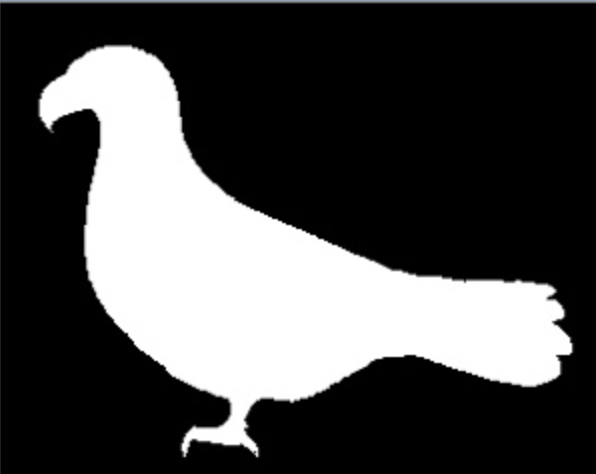
#> input picture paloma.png, 596 x 474 px
$ python esqueleto.py
#> lines starting #> are read from the running program, lines starting #| are printed output that depends on the picture; after the words box and inside, x2 and y2 are one past the last pixel; in counts of white or black regions, pixels touching at a corner belong together

import cv2
import numpy as np

#Leemos imagen a escala de grises
img = cv2.imread('paloma.png',0)
#> img: shape (474, 596); min 0, max 255, mean 74

# Threshold the image
ret,img = cv2.threshold(img, 127, 255, 0)
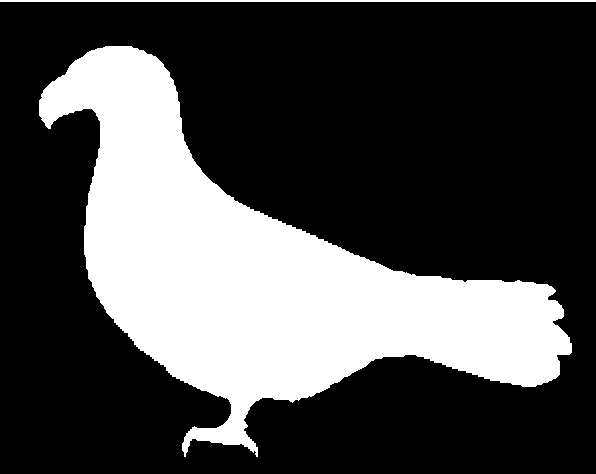
#> img: shape (474, 596); 29.1% white; 2 white regions, box (x1, y1, x2, y2) and area: (39, 46, 572, 457) 80995, (0, 0, 596, 2) 1192

# Paso 1: Crea un esqueleto vacío
size = np.size(img)
#> size = 282504
skel = np.zeros(img.shape, np.uint8)

# Obtenga un kernel en forma de cruz
element = cv2.getStructuringElement(cv2.MORPH_CROSS, (3,3))

# Repita los pasos 2-4
while True:
    #Step 2: Abrimos imagen
    open = cv2.morphologyEx(img, cv2.MORPH_OPEN, element)
    # Paso 3: Restamos de la imagen original
    temp = cv2.subtract(img, open)
    # Paso 4: erosiona la imagen original y refina el esqueleto
    eroded = cv2.erode(img, element)
    skel = cv2.bitwise_or(skel,temp)
    img = eroded.copy()
    # Paso 5: si no quedan píxeles blancos, es decir, la imagen se ha erosionado por completo, salga del ciclo
    if cv2.countNonZero(img)==0:
        break
#> this loop made 111 passes
#> pass 1, `temp = cv2.subtract(img, open)`:
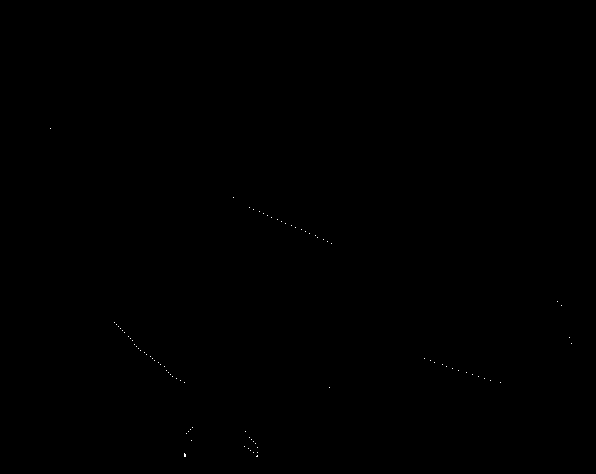
#> temp: shape (474, 596); 0.03% white in thin lines or dots, all inside (x1, y1, x2, y2) = (50, 128, 572, 457)
#> pass 1, `eroded = cv2.erode(img, element)`:
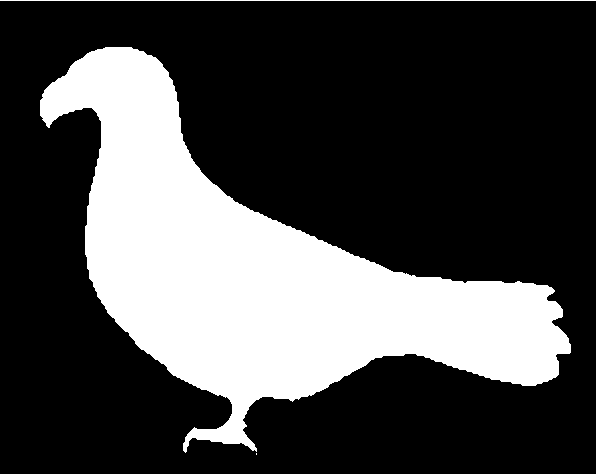
#> eroded: shape (474, 596); 28.3% white; 3 white regions (1 under 20 px), largest, box (x1, y1, x2, y2) and area: (40, 47, 571, 453) 79261, (0, 0, 596, 1) 596
#> pass 2, `open = cv2.morphologyEx(img, cv2.MORPH_OPEN, element)`:
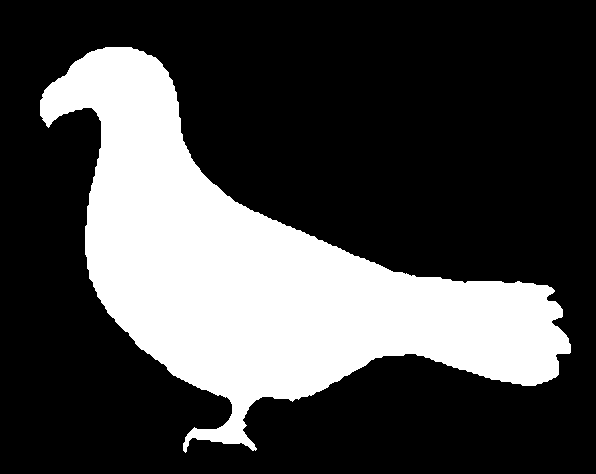
#> open: shape (474, 596); 28.1% white; 1 white region, box (x1, y1, x2, y2) and area: (40, 47, 571, 453) 79256
#> after the loop: img: shape (474, 596); every value is 0
#> after the loop:
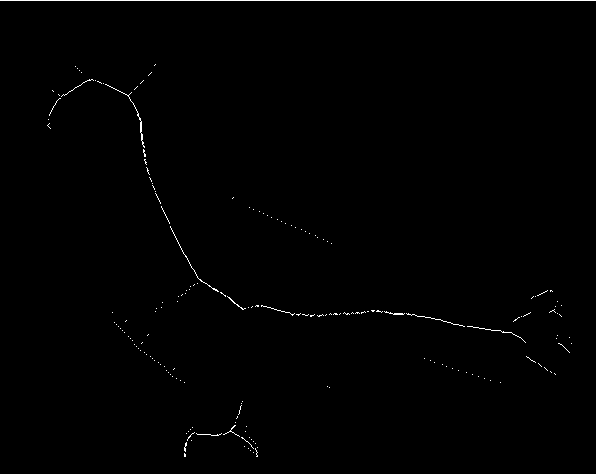
#> skel: shape (474, 596); 0.56% white in thin lines or dots

# Mostramos esqueleto
cv2.imshow("Skeleton",skel)
cv2.waitKey(0)
cv2.destroyAllWindows()
